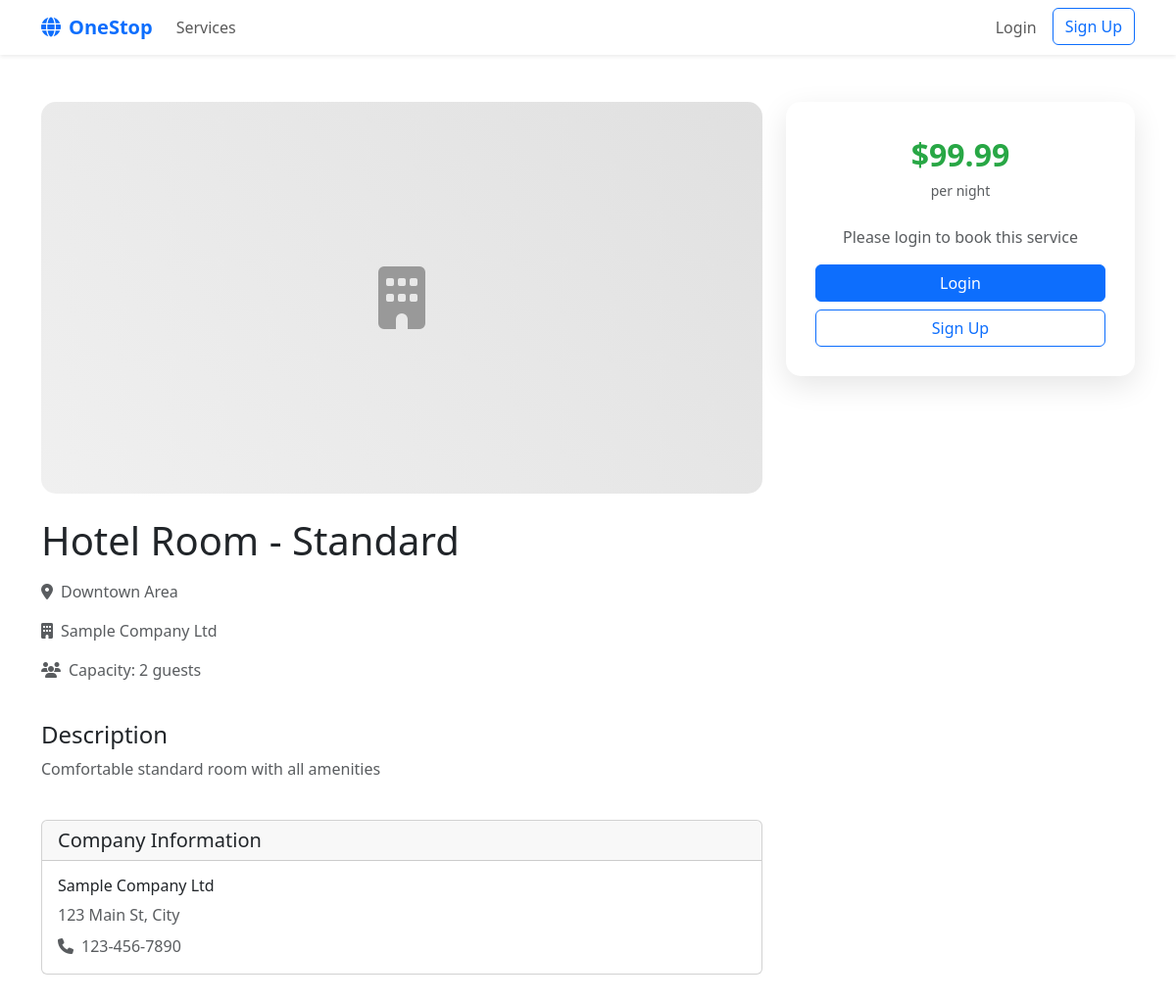
The page /service/view.php?id=1 on the database its author committed.
### tables this page shows
CREATE TABLE services(
    id INT AUTO_INCREMENT PRIMARY KEY,
    company_id INT NOT NULL,
    title VARCHAR(200) NOT NULL,
    description TEXT,
    price DECIMAL(10,2) NOT NULL,
    capacity INT DEFAULT 1,
    available_from DATE,
    available_to DATE,
    location VARCHAR(200),
    image_url VARCHAR(500),
    approved TINYINT DEFAULT 0,
    created_at TIMESTAMP DEFAULT CURRENT_TIMESTAMP,
    updated_at TIMESTAMP DEFAULT CURRENT_TIMESTAMP ON UPDATE CURRENT_TIMESTAMP,
    FOREIGN KEY(company_id) REFERENCES companies(id) ON DELETE CASCADE
);

CREATE TABLE companies(
    id INT AUTO_INCREMENT PRIMARY KEY,
    user_id INT NOT NULL,
    name VARCHAR(150) NOT NULL,
    info TEXT,
    address TEXT,
    phone VARCHAR(20),
    approved TINYINT DEFAULT 0,
    created_at TIMESTAMP DEFAULT CURRENT_TIMESTAMP,
    updated_at TIMESTAMP DEFAULT CURRENT_TIMESTAMP ON UPDATE CURRENT_TIMESTAMP,
    FOREIGN KEY(user_id) REFERENCES users(id) ON DELETE CASCADE
);

### includes/session.php (called while the page is built, shortened)
<?php
function isLoggedIn() {
    return isset($_SESSION['user_id']) && isset($_SESSION['role']);
}
?>

### includes/db.php (called while the page is built, shortened)
<?php
function executeQuery($conn, $sql, $params = []) {
    $stmt = $conn->prepare($sql);
    if (!empty($params)) {
        $types = str_repeat('s', count($params));
        $stmt->bind_param($types, ...$params);
    }
    $result = $stmt->execute();
    return $stmt;
}
function fetchRow($conn, $sql, $params = []) {
    $stmt = executeQuery($conn, $sql, $params);
    $result = $stmt->get_result();
    $row = $result->fetch_assoc();
    return $row;
}
?>

### service/view.php (the view, shortened to what this page needs)
<?php
require_once '../includes/db.php';
require_once '../includes/session.php';
require_once '../includes/logger.php';
$serviceId = $_GET['id'] ?? 0;
$service = fetchRow($conn,
    "SELECT s.*, c.name as company_name, c.address as company_address, c.phone as company_phone
     FROM services s
     JOIN companies c ON s.company_id = c.id
     WHERE s.id = ? AND s.approved = 1",
    [$serviceId]
);
?>
<!DOCTYPE html>
<html lang="en">
<head>
    <link href="https://cdn.jsdelivr.net/npm/bootstrap@5.3.1/dist/css/bootstrap.min.css" rel="stylesheet">
    <link href="https://cdnjs.cloudflare.com/ajax/libs/font-awesome/6.4.0/css/all.min.css" rel="stylesheet">
</head>
<body>
    <nav class="navbar navbar-expand-lg navbar-light bg-white shadow-sm">
        <div class="container">
            <a class="navbar-brand text-primary" href="../index.php">
                <i class="fas fa-globe me-2"></i>OneStop
            </a>
            <div class="collapse navbar-collapse" id="navbarNav">
                <ul class="navbar-nav me-auto">
                    <li class="nav-item">
                        <a class="nav-link" href="../services.php">Services</a>
                    </li>
                </ul>
                <ul class="navbar-nav">
                    <?php if (isLoggedIn()): ?>
                        <li class="nav-item dropdown">
                            <a class="nav-link dropdown-toggle" href="#" id="navbarDropdown" role="button" data-bs-toggle="dropdown">
                                <i class="fas fa-user me-1"></i><?php echo htmlspecialchars($_SESSION['name']); ?>
                            </a>
                            <ul class="dropdown-menu">
                                <li><a class="dropdown-item" href="../user/dashboard.php">Dashboard</a></li>
                                <li><hr class="dropdown-divider"></li>
                                <li><a class="dropdown-item" href="../auth/logout.php">Logout</a></li>
                            </ul>
                        </li>
                    <?php else: ?>
                        <li class="nav-item">
                            <a class="nav-link" href="../auth/login.php">Login</a>
                        </li>
                        <li class="nav-item">
                            <a class="btn btn-outline-primary ms-2" href="../auth/register.php">Sign Up</a>
                        </li>
                    <?php endif; ?>
                </ul>
            </div>
        </div>
    </nav>
    <div class="container my-5">
        <div class="row">
            <div class="col-lg-8">
                <div class="service-image mb-4">
                    <i class="fas fa-building"></i>
                </div>
                <div class="row mb-4">
                    <div class="col-12">
                        <h1 class="mb-3"><?php echo htmlspecialchars($service['title']); ?></h1>
                        <div class="d-flex align-items-center mb-3">
                            <i class="fas fa-map-marker-alt text-muted me-2"></i>
                            <span class="text-muted"><?php echo htmlspecialchars($service['location']); ?></span>
                        </div>
                        <div class="d-flex align-items-center mb-3">
                            <i class="fas fa-building text-muted me-2"></i>
                            <span class="text-muted"><?php echo htmlspecialchars($service['company_name']); ?></span>
                        </div>
                        <div class="d-flex align-items-center mb-3">
                            <i class="fas fa-users text-muted me-2"></i>
                            <span class="text-muted">Capacity: <?php echo $service['capacity']; ?> guests</span>
                        </div>
                    </div>
                </div>
                <div class="row mb-4">
                    <div class="col-12">
                        <h4>Description</h4>
                        <p class="text-muted"><?php echo nl2br(htmlspecialchars($service['description'])); ?></p>
                    </div>
                </div>
                <div class="row">
                    <div class="col-12">
                        <div class="card">
                            <div class="card-header">
                                <h5 class="mb-0">Company Information</h5>
                            </div>
                            <div class="card-body">
                                <h6><?php echo htmlspecialchars($service['company_name']); ?></h6>
                                <p class="text-muted mb-2"><?php echo htmlspecialchars($service['company_address']); ?></p>
                                <?php if ($service['company_phone']): ?>
                                    <p class="text-muted mb-0">
                                        <i class="fas fa-phone me-2"></i><?php echo htmlspecialchars($service['company_phone']); ?>
                                    </p>
                                <?php endif; ?>
                            </div>
                        </div>
                    </div>
                </div>
            </div>
            <div class="col-lg-4">
                <div class="booking-card">
                    <div class="text-center mb-4">
                        <div class="price-display">$<?php echo number_format($service['price'], 2); ?></div>
                        <small class="text-muted">per night</small>
                    </div>
                    <?php if (isLoggedIn()): ?>
                        <form method="POST">
                            <?php echo csrfInput(); ?>
                            <div class="mb-3">
                                <label class="form-label">Check-in Date</label>
                                <input type="date" class="form-control" name="start_date" required>
                            </div>
                            <div class="mb-3">
                                <label class="form-label">Check-out Date</label>
                                <input type="date" class="form-control" name="end_date" required>
                            </div>
                            <div class="mb-3">
                                <label class="form-label">Number of Guests</label>
                                <select class="form-select" name="pax" required>
                                    <?php for($i = 1; $i <= $service['capacity']; $i++): ?>
                                        <option value="<?php echo $i; ?>"><?php echo $i; ?> <?php echo $i == 1 ? 'Guest' : 'Guests'; ?></option>
                                    <?php endfor; ?>
                                </select>
                            </div>
                            <div class="mb-3">
                                <label class="form-label">Special Requests (Optional)</label>
                                <textarea class="form-control" name="notes" rows="3" placeholder="Any special requirements..."></textarea>
                            </div>
                            <button type="submit" class="btn btn-primary w-100">
                                <i class="fas fa-calendar-check me-2"></i>Book Now
                            </button>
                        </form>
                    <?php else: ?>
                        <div class="text-center">
                            <p class="text-muted mb-3">Please login to book this service</p>
                            <a href="../auth/login.php" class="btn btn-primary w-100 mb-2">Login</a>
                            <a href="../auth/register.php" class="btn btn-outline-primary w-100">Sign Up</a>
                        </div>
                    <?php endif; ?>
                </div>
            </div>
        </div>
    </div>
</body>
</html>

### service/view.php (style rules this page uses)
.service-image { height: 400px; background: linear-gradient(45deg, #f0f0f0, #e0e0e0); display: flex; align-items: center; justify-content: center; font-size: 4rem; color: #999; border-radius: 15px; }
.booking-card { background: white; border-radius: 15px; box-shadow: 0 10px 30px rgba(0,0,0,0.1); padding: 30px; position: sticky; top: 20px; }
.price-display { font-size: 2rem; font-weight: bold; color: #28a745; }
.navbar-brand { font-weight: bold; }

### rows shown on the page
services: title "Hotel Room - Standard", location "Downtown Area", company.name "Sample Company Ltd", capacity "2", description "Comfortable standard room with all amenities", company.address "123 Main St, City", company.phone "123-456-7890", price "99.99"
